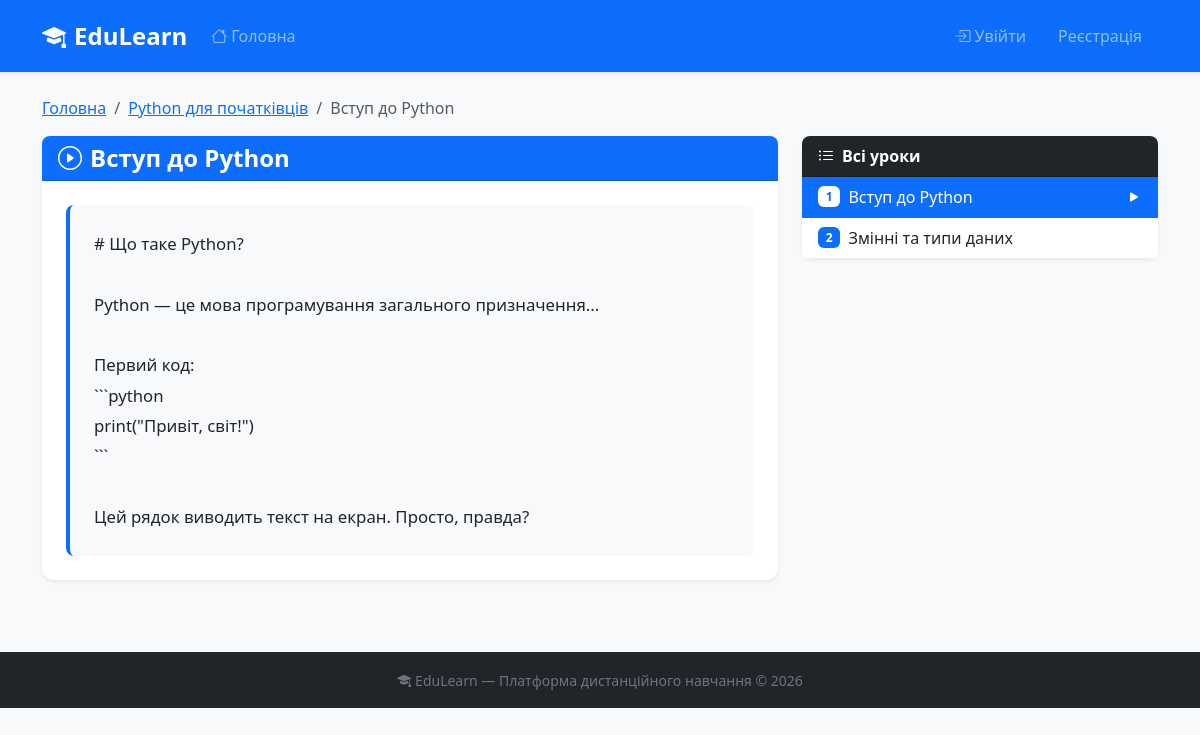
/lesson/1, run on the app's committed database.
### tables this page shows
CREATE TABLE courses (
                id INTEGER PRIMARY KEY AUTOINCREMENT,
                title TEXT NOT NULL,
                description TEXT,
                author_id INTEGER,
                created_at TIMESTAMP DEFAULT CURRENT_TIMESTAMP
            );

CREATE TABLE lessons (
                id INTEGER PRIMARY KEY AUTOINCREMENT,
                course_id INTEGER NOT NULL,
                title TEXT NOT NULL,
                content TEXT NOT NULL,
                order_num INTEGER DEFAULT 1
            );

### app.py (the view)
@app.route('/lesson/<int:lid>')
def lesson(lid):
    db = get_db()
    les = db.execute('SELECT * FROM lessons WHERE id=?', (lid,)).fetchone()
    if not les: return redirect(url_for('index'))
    c = db.execute('SELECT * FROM courses WHERE id=?', (les['course_id'],)).fetchone()
    user = current_user()
    if user and user['role'] == 'student':
        enrolled = db.execute("SELECT 1 FROM enrollments WHERE student_id=? AND course_id=?", (user['id'], c['id'])).fetchone()
        if not enrolled:
            flash('Спочатку запишіться на курс', 'warning')
            return redirect(url_for('course', cid=c['id']))
    all_lessons = db.execute('SELECT * FROM lessons WHERE course_id=? ORDER BY order_num', (c['id'],)).fetchall()
    return render_template('lesson.html', lesson=les, course=c, lessons=all_lessons, user=user)

### app.py (called while the page is built)
def get_db():
    conn = sqlite3.connect(DB)
    conn.row_factory = sqlite3.Row
    return conn

def current_user():
    if 'user_id' not in session: return None
    db = get_db()
    return db.execute("SELECT * FROM users WHERE id=?", (session['user_id'],)).fetchone()

### templates/lesson.html (shortened to what this page needs)
{% extends 'base.html' %}
{% block content %}
<nav aria-label="breadcrumb" class="mb-3">
  <ol class="breadcrumb">
    <li class="breadcrumb-item"><a href="{{ url_for('index') }}">Головна</a></li>
    <li class="breadcrumb-item"><a href="{{ url_for('course', cid=course.id) }}">{{ course.title }}</a></li>
    <li class="breadcrumb-item active">{{ lesson.title }}</li>
  </ol>
</nav>
<div class="row">
  <div class="col-lg-8">
    <div class="card border-0 shadow-sm mb-4">
      <div class="card-header bg-primary text-white">
        <h4 class="mb-0 fw-bold"><i class="bi bi-play-circle me-2"></i>{{ lesson.title }}</h4>
      </div>
      <div class="card-body p-4">
        <div class="lesson-content">
          {{ lesson.content | replace('\n', '<br>') | safe }}
        </div>
      </div>
    </div>
      {% set prev = None %}{% set next = None %}{% set found = False %}
      {% for l in lessons %}
        {% if found and next is none %}{% set next = l %}{% endif %}
        {% if l.id == lesson.id %}{% set found = True %}{% endif %}
        {% if not found %}{% set prev = l %}{% endif %}
      {% endfor %}
  </div>
  <div class="col-lg-4">
    <div class="card border-0 shadow-sm">
      <div class="card-header bg-dark text-white fw-bold">
        <i class="bi bi-list-ul me-2"></i>Всі уроки
      </div>
      <div class="list-group list-group-flush">
        {% for l in lessons %}
        <a href="{{ url_for('lesson', lid=l.id) }}"
           class="list-group-item list-group-item-action d-flex align-items-center {% if l.id == lesson.id %}active{% endif %}">
          <span class="badge {% if l.id == lesson.id %}bg-white text-primary{% else %}bg-primary{% endif %} me-2">{{ l.order_num }}</span>
          {{ l.title }}
          {% if l.id == lesson.id %}<i class="bi bi-play-fill ms-auto"></i>{% endif %}
        </a>
        {% endfor %}
      </div>
    </div>
  </div>
</div>
{% endblock %}

### static/css/style.css (style rules this page uses)
body { background-color: #f8f9fa; font-family: 'Segoe UI', sans-serif; }
.lesson-content { font-size: 1.05rem; line-height: 1.8; background: #f8f9fa; padding: 1.5rem; border-radius: 8px; border-left: 4px solid #0d6efd; }
.card-header { border-radius: 8px 8px 0 0 !important; }
.card { border-radius: 12px !important; }

### data on the page
courses: title "Python для початківців"
lessons: title "Вступ до Python", content "# Що таке Python? Python — це мова програмування загального призначення... Первий код: ```python print(\"Привіт, світ!\") ``` Цей рядок виводить текст на екран. Просто, правда?", order_num "1"
lessons: order_num "2", title "Змінні та типи даних"
